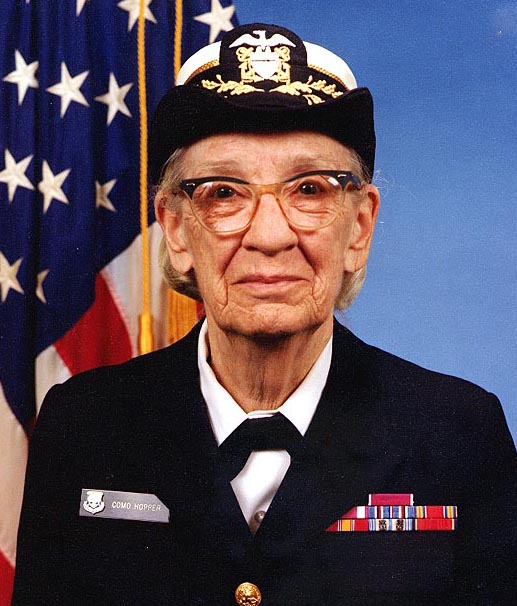
#> input picture chap06/myproject/Grace_Hopper.jpg, 517 x 606 px; its folder holds only this picture in this run
$ python extract_faces.py Grace_Hopper.jpg
#> lines starting #> are read from the running program, lines starting #| are printed output that depends on the picture
import sys
import logging
from pathlib import Path
from typing import Iterator

import cv2
from numpy import array


def main():
    """
    メインとなる処理.
    """
    # 顔画像の出力先のディレクトリが存在なしな場合は作成しておく。
    output_dir = Path('faces')
    output_dir.mkdir(exist_ok=True)
    # 特徴量ファイルのパスを指定して、分類器オブジェクトを作成する。
    classifier = cv2.CascadeClassifier(cv2.data.haarcascades + 'haarcascade_frontalface_alt.xml')
    # コマンドライン引数のファイルパスについて反復処理する.
    for image_path in sys.argv[1:]:
        process_image(classifier, Path(image_path), output_dir)


def process_image(classifier: cv2.CascadeClassifier, image_path: Path, output_dir: Path):
    """
    1つの画像ファイルを処理する. 画像から排出した顔画像ファイルに保存する.

    Args:
        classifier (cv2.CascadeClassifier): _description_
        image_path (Path): _description_
        output_dir (Path): _description_
    """
    logging.info(f'Processing {image_path}...')
    image = cv2.imread(str(image_path)) # 引数のパスの画像ファイルを読み込む.
#> image is the input picture: shape (606, 517, 3); mean B, G, R 86.4, 72.4, 82.6
    if image is None:
        # 画像ファイルが存在しない場合はエラーを表示して終了する.
        logging.error(f'Image "{image_path}" not found.')
        exit(1)

    face_images = extract_faces(classifier, image)

    for i, face_image in enumerate(face_images):
        # 出力先のファイルパスを組み立てる. stemはファイル名の拡張子を除いた部分を表す.
        output_path = output_dir.joinpath(f'{image_path.stem}_{i}.jpg')
        # 顔の画像を保存する.
        cv2.imwrite(str(output_path), face_image)
#> this loop made 1 pass
#> pass 1, in process_image, `cv2.imwrite(str(output_path), face_image)`:
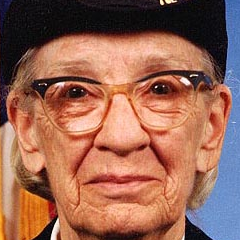
#> saved as Grace_Hopper_0.jpg: shape (240, 240, 3); mean B, G, R 84.6, 102, 152.2


def extract_faces(classifier: cv2.CascadeClassifier, image: array) -> Iterator[array]:
    """
    画像から顔を検出して, 顔の部分を切り取った画像をyieldする.

    Args:
        classifier (cv2.CascadeClassifier): _description_
        image (array): _description_

    Yields:
        Iterator[array]: _description_
    """
    # 顔検出を高速化するため, 画像をグレースケールに変換する.
    gray_image = cv2.cvtColor(image, cv2.COLOR_BGR2GRAY)
    # 顔を検出する.
    faces = classifier.detectMultiScale(gray_image)
    # 検出した顔のリストについて反復処理する.
    for x, y, w, h in faces:
        yield image[y:y+h, x:x+w]


if __name__ == '__main__':
    logging.basicConfig(level=logging.INFO)
    main()
